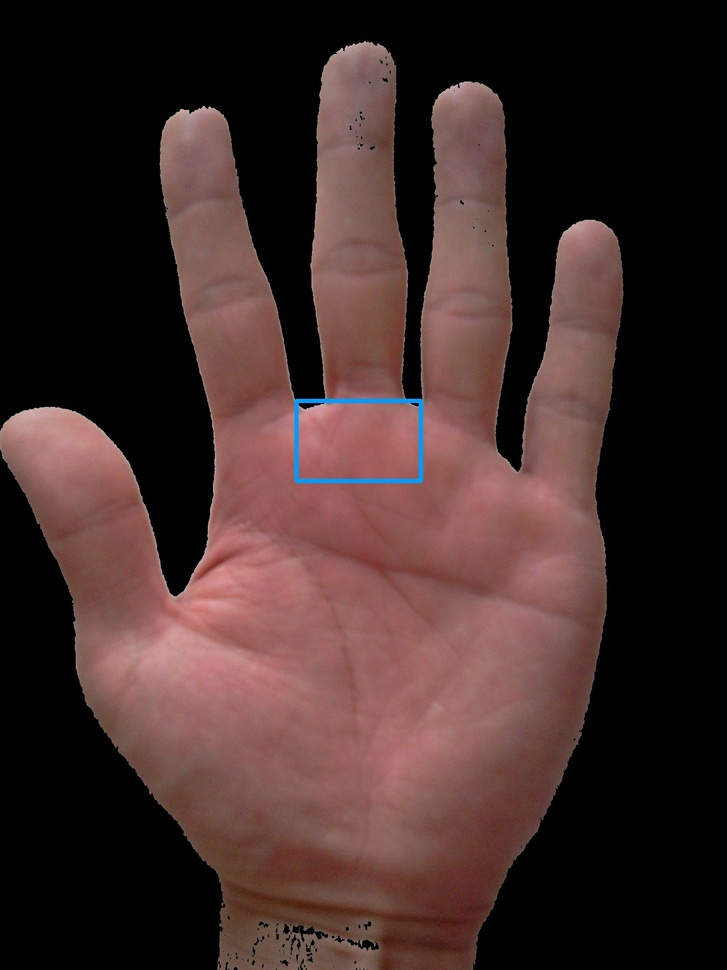
#> input picture image/lihao/lihao_roi_10.jpg, 727 x 970 px, shrunk from 1536 x 2048 before the run, given in place of lihao_roi_10_feature_7_blur_1.jpg, which was not available
$ python feature_7.py ../../image/lihao/lihao_roi_10.jpg
#> lines starting #> are read from the running program, lines starting #| are printed output that depends on the picture; pictures that were not available may be replaced by others from this repository, and a replacement may not be noted
import cv2
import argparse
import numpy as np
parser = argparse.ArgumentParser()
parser.add_argument("image", help="input image name")
args = parser.parse_args()
IMAGE_FILE = args.image
IMAGE_USER = IMAGE_FILE.rstrip(".jpg")
print(IMAGE_USER)
def split():
    # 测试分离通道的效果
    img = cv2.imread(IMAGE_USER+"_roi_7_out.jpg")
    gray = cv2.cvtColor(img, cv2.COLOR_BGR2GRAY)
    #edges = cv2.Canny(gray, 3,60)
    ycrcb = cv2.cvtColor(img, cv2.COLOR_BGR2YCR_CB)
    print(img.shape)
    print(ycrcb.shape)
    b,g,r = cv2.split(img)
    y,cr,cb = cv2.split(ycrcb)
    print(b.shape)
    cv2.imwrite("{0}_feature_7_b.jpg".format(IMAGE_USER), b)
    cv2.imwrite("{0}_feature_7_g.jpg".format(IMAGE_USER), g)
    cv2.imwrite("{0}_feature_7_r.jpg".format(IMAGE_USER), r)
    cv2.imwrite("{0}_feature_7_y.jpg".format(IMAGE_USER), y)
def test_blur():
    # 测试blur的参数
    image = cv2.imread(IMAGE_USER+"_roi_7_out.jpg")
    gray = cv2.cvtColor(image, cv2.COLOR_BGR2GRAY)
    for i in range (1,25,2):
        # 从结果看， 9 比较合适
        blurred = cv2.blur(gray,(i,i))
        cv2.imwrite("{0}_feature_7_blur_{1}.jpg".format(IMAGE_USER, i ),blurred)
def test_threshold():
    # 测试二值化
    blurred = cv2.imread(IMAGE_USER+"_feature_7_blur_1.jpg")
#> blurred is the input picture: shape (970, 727, 3); mean B, G, R 42, 43.9, 65.1
    for i in range(80,95,1):
        ret,thresh1=cv2.threshold(blurred,i,255,cv2.THRESH_BINARY)
        cv2.imwrite(IMAGE_USER+"_feature_7_threshold_{0}.jpg".format(i),thresh1)
#> this loop made 15 passes
#> pass 1, in test_threshold, `ret,thresh1=cv2.threshold(blurred,i,255,cv2.THRESH_BINARY)`:
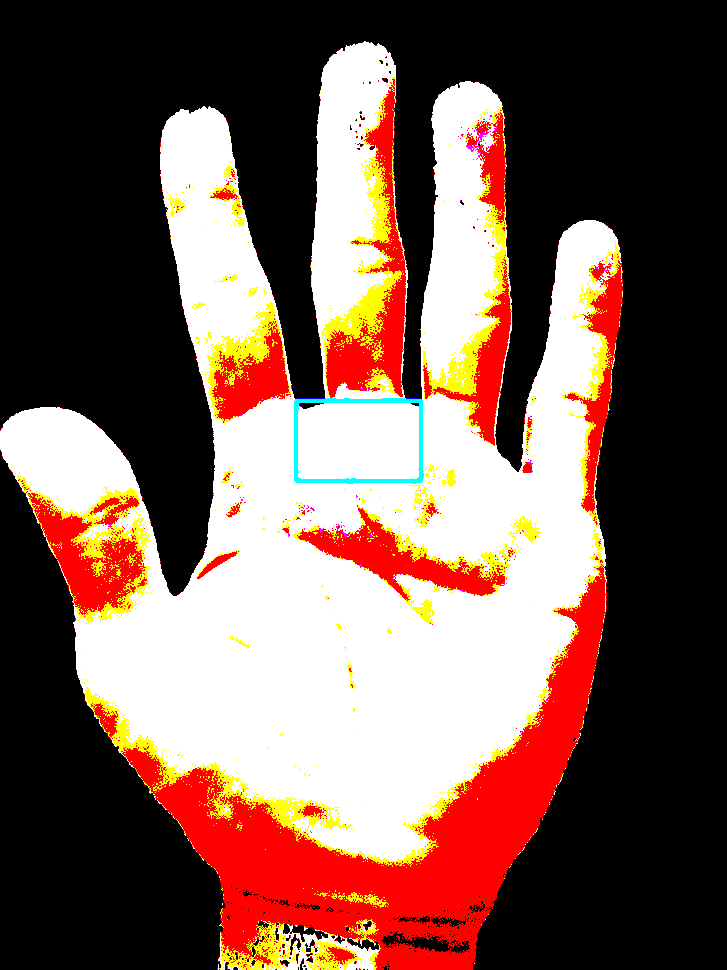
#> thresh1: shape (970, 727, 3); mean B, G, R 80.5, 90.7, 119.7
#> pass 2, in test_threshold, `ret,thresh1=cv2.threshold(blurred,i,255,cv2.THRESH_BINARY)`:
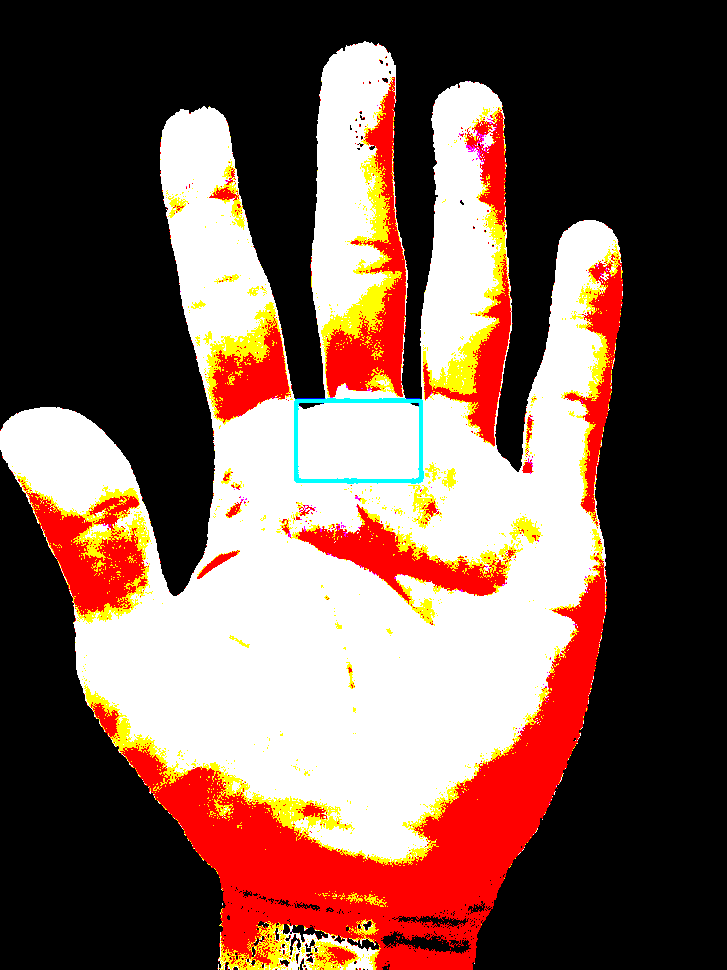
#> thresh1: shape (970, 727, 3); mean B, G, R 78.6, 88.8, 119.6
#> pass 3, in test_threshold, `ret,thresh1=cv2.threshold(blurred,i,255,cv2.THRESH_BINARY)`:
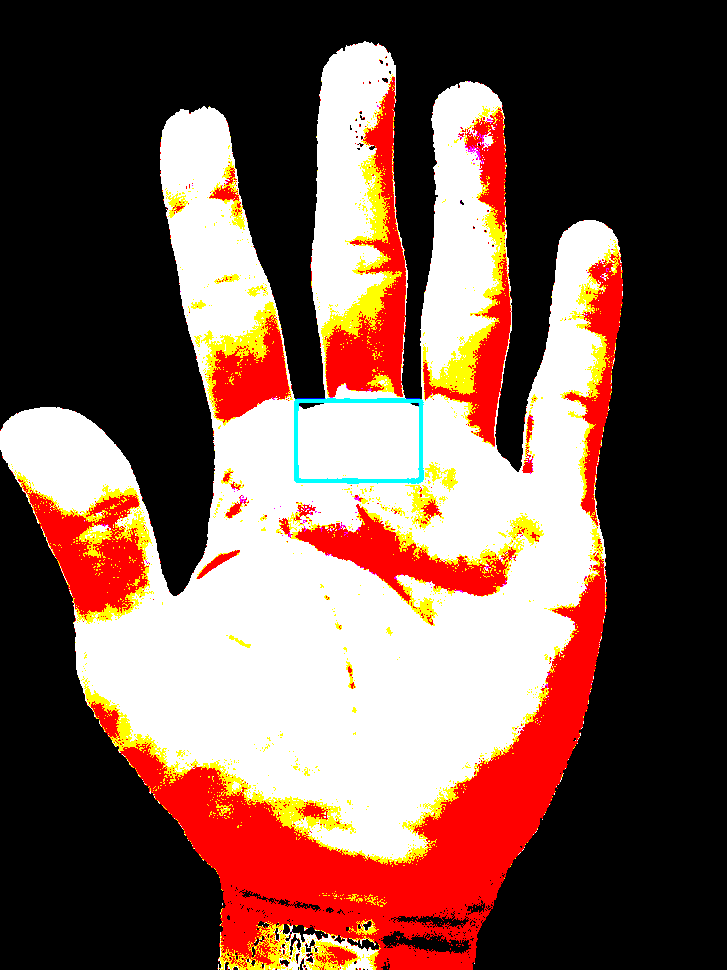
#> thresh1: shape (970, 727, 3); mean B, G, R 76.8, 86.8, 119.4
test_threshold()
